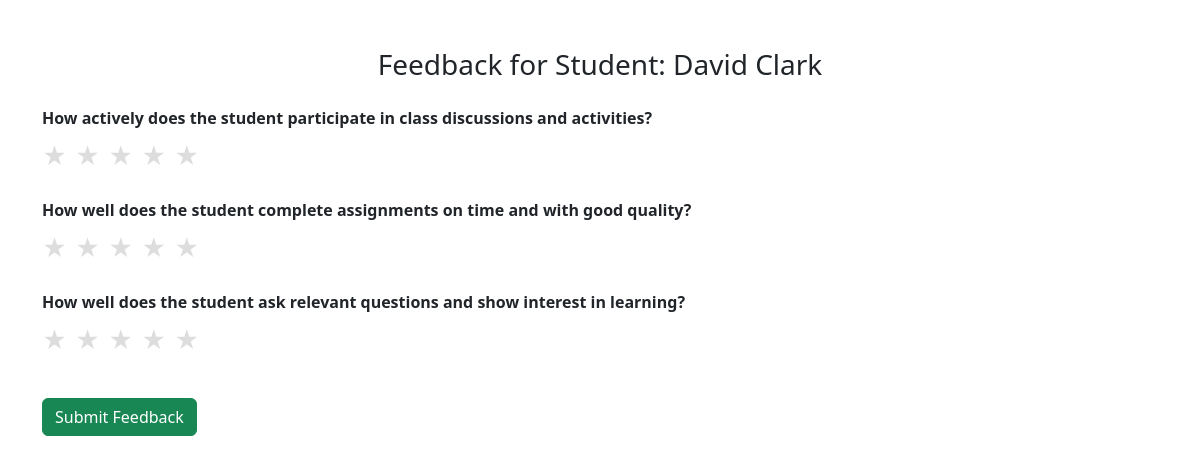
Page /faculty/faculty_to_student_feedback.php?user_id=3&role=student (signed in) on the committed database.
### tables this page shows
CREATE TABLE `student` (
  `user_id` int(11) NOT NULL,
  `name` varchar(100) NOT NULL,
  `email` varchar(100) NOT NULL,
  `mobile` varchar(15) DEFAULT NULL,
  `password` varchar(255) NOT NULL,
  `dept_id` int(11) DEFAULT NULL,
  `section_id` int(11) DEFAULT NULL,
  `semester_id` int(11) DEFAULT NULL
);

CREATE TABLE `questions` (
  `id` int(11) NOT NULL,
  `question_text` varchar(255) NOT NULL,
  `role` enum('student','faculty','hod') NOT NULL,
  `feedback_type` enum('student-to-faculty','faculty-to-student','faculty-to-hod','hod-to-faculty') NOT NULL,
  `created_at` timestamp NOT NULL DEFAULT current_timestamp()
);

### faculty/faculty_to_student_feedback.php (the view, shortened to what this page needs)
<?php
include("../dbconnect.php");
$giver_id = $_SESSION['user_id'];
$giver_role = 'faculty';
$receiver_id = isset($_GET['user_id']) ? intval($_GET['user_id']) : 0;
$receiver_role = isset($_GET['role']) ? $_GET['role'] : '';
$check = $conn->prepare("SELECT 1 FROM fedback WHERE giver_id = ? AND receiver_id = ? AND giver_role = ? AND receiver_role = ? LIMIT 1");
$check->bind_param("iiss", $giver_id, $receiver_id, $giver_role, $receiver_role);
$check->execute();
$alreadySubmitted = $check->get_result()->num_rows > 0;
$studentStmt = $conn->prepare("SELECT name FROM student WHERE user_id = ?");
$studentStmt->bind_param("i", $receiver_id);
$studentStmt->execute();
$studentResult = $studentStmt->get_result();
$student = $studentResult->fetch_assoc();
$feedback_type = 'faculty-to-student';
$questionStmt = $conn->prepare("SELECT * FROM questions WHERE role = ? AND feedback_type = ?");
$questionStmt->bind_param("ss", $giver_role, $feedback_type);
$questionStmt->execute();
$questions = $questionStmt->get_result();
?>
<!DOCTYPE html>
<html lang="en">
<head>
    <link href="https://cdn.jsdelivr.net/npm/bootstrap@5.3.0/dist/css/bootstrap.min.css" rel="stylesheet">
</head>
<body>
<div class="container mt-5">
    <h3 class="mb-4 text-center">Feedback for Student: <?= htmlspecialchars($student['name']) ?></h3>
    <?php if ($alreadySubmitted): ?>
        <div class="alert alert-warning text-center">You have already submitted feedback for this student.</div>
    <?php else: ?>
        <form action="../submit_feedback.php" method="POST">
            <?php while ($q = $questions->fetch_assoc()): ?>
                <div class="mb-4">
                    <label class="form-label"><strong><?= htmlspecialchars($q['question_text']) ?></strong></label>
                    <div class="star-rating d-flex gap-2">
                        <?php for ($i = 1; $i <= 5; $i++): ?>
                            <label for="q<?= $q['id'] ?>_<?= $i ?>">★</label>
                        <?php endfor; ?>
                    </div>
                </div>
            <?php endwhile; ?>
            <button type="submit" class="btn btn-success mt-3">Submit Feedback</button>
        </form>
    <?php endif; ?>
</div>
</body>
</html>

### faculty/faculty_to_student_feedback.php (style rules this page uses)
.star-rating label { font-size: 1.5em; color: #ddd; cursor: pointer; }

### rows in the picture
student: name "David Clark"
questions: question_text "How actively does the student participate in class discussions and activities?"
questions: question_text "How well does the student complete assignments on time and with good quality?"
questions: question_text "How well does the student ask relevant questions and show interest in learning?"
